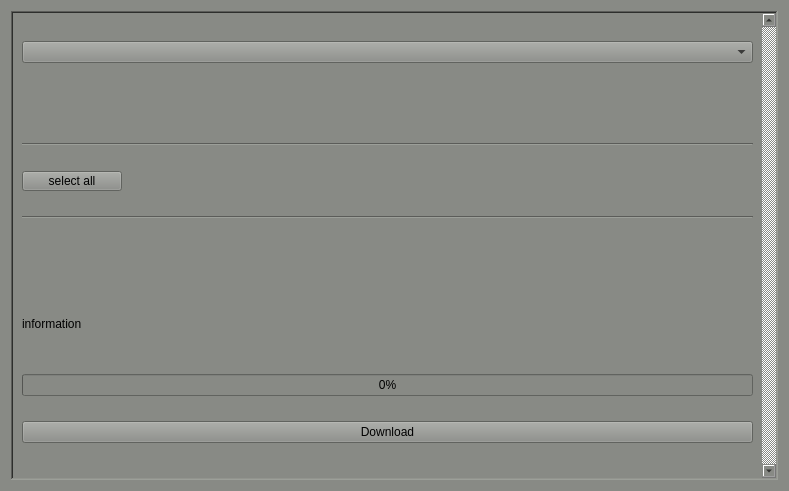
<?xml version="1.0" encoding="UTF-8"?>
<ui version="4.0">
 <class>Form</class>
 <widget class="QWidget" name="Form">
  <property name="geometry">
   <rect>
    <x>0</x>
    <y>0</y>
    <width>789</width>
    <height>491</height>
   </rect>
  </property>
  <property name="windowTitle">
   <string>Form</string>
  </property>
  <property name="styleSheet">
   <string notr="true">background-color: rgb(136, 138, 133);</string>
  </property>
  <layout class="QVBoxLayout" name="verticalLayout">
   <item>
    <widget class="QScrollArea" name="realmScroll">
     <property name="styleSheet">
      <string notr="true"/>
     </property>
     <property name="frameShape">
      <enum>QFrame::WinPanel</enum>
     </property>
     <property name="verticalScrollBarPolicy">
      <enum>Qt::ScrollBarAlwaysOn</enum>
     </property>
     <property name="widgetResizable">
      <bool>true</bool>
     </property>
     <widget class="QWidget" name="scrollAreaWidgetContents">
      <property name="geometry">
       <rect>
        <x>0</x>
        <y>0</y>
        <width>753</width>
        <height>469</height>
       </rect>
      </property>
      <layout class="QVBoxLayout" name="verticalLayout_3">
       <item>
        <widget class="QComboBox" name="comboBox">
         <property name="styleSheet">
          <string notr="true">.QComboBox:hover {
	background:linear-gradient(to bottom, #ccc2a6 5%, #eae0c2 100%);
	background-color:#ccc2a6;
}
.QComboBox:active {
	position:relative;
	top:1px;
}
</string>
         </property>
        </widget>
       </item>
       <item>
        <widget class="QLabel" name="label_2">
         <property name="maximumSize">
          <size>
           <width>300</width>
           <height>30</height>
          </size>
         </property>
         <property name="styleSheet">
          <string notr="true">background-color: rgb(136, 138, 133);</string>
         </property>
         <property name="text">
          <string/>
         </property>
        </widget>
       </item>
       <item>
        <widget class="Line" name="line">
         <property name="orientation">
          <enum>Qt::Horizontal</enum>
         </property>
        </widget>
       </item>
       <item>
        <layout class="QVBoxLayout" name="verticalLayout_2"/>
       </item>
       <item>
        <widget class="QPushButton" name="pushButton_2">
         <property name="maximumSize">
          <size>
           <width>100</width>
           <height>20</height>
          </size>
         </property>
         <property name="styleSheet">
          <string notr="true">.QPushButton:hover {
	background:linear-gradient(to bottom, #ccc2a6 5%, #eae0c2 100%);
	background-color:#ccc2a6;
}
.QPushButton:active {
	position:relative;
	top:1px;
}
</string>
         </property>
         <property name="text">
          <string>select all</string>
         </property>
        </widget>
       </item>
       <item>
        <widget class="Line" name="line_2">
         <property name="orientation">
          <enum>Qt::Horizontal</enum>
         </property>
        </widget>
       </item>
       <item>
        <widget class="QLabel" name="label">
         <property name="minimumSize">
          <size>
           <width>50</width>
           <height>0</height>
          </size>
         </property>
         <property name="maximumSize">
          <size>
           <width>500</width>
           <height>30</height>
          </size>
         </property>
         <property name="styleSheet">
          <string notr="true">
 
background-color: rgb(136, 138, 133);</string>
         </property>
         <property name="text">
          <string/>
         </property>
        </widget>
       </item>
       <item>
        <widget class="QLabel" name="label_3">
         <property name="maximumSize">
          <size>
           <width>600</width>
           <height>50</height>
          </size>
         </property>
         <property name="styleSheet">
          <string notr="true">
background-color: rgb(136, 138, 133);</string>
         </property>
         <property name="text">
          <string>information</string>
         </property>
        </widget>
       </item>
       <item>
        <widget class="QProgressBar" name="progressBar">
         <property name="enabled">
          <bool>true</bool>
         </property>
         <property name="value">
          <number>0</number>
         </property>
        </widget>
       </item>
       <item>
        <widget class="QPushButton" name="pushButton">
         <property name="styleSheet">
          <string notr="true">.QPushButton:hover {
	background:linear-gradient(to bottom, #ccc2a6 5%, #eae0c2 100%);
	background-color:#ccc2a6;
}
.QPushButton:active {
	position:relative;
	top:1px;
}
</string>
         </property>
         <property name="text">
          <string>Download</string>
         </property>
        </widget>
       </item>
      </layout>
     </widget>
    </widget>
   </item>
  </layout>
 </widget>
 <resources/>
 <connections/>
</ui>
